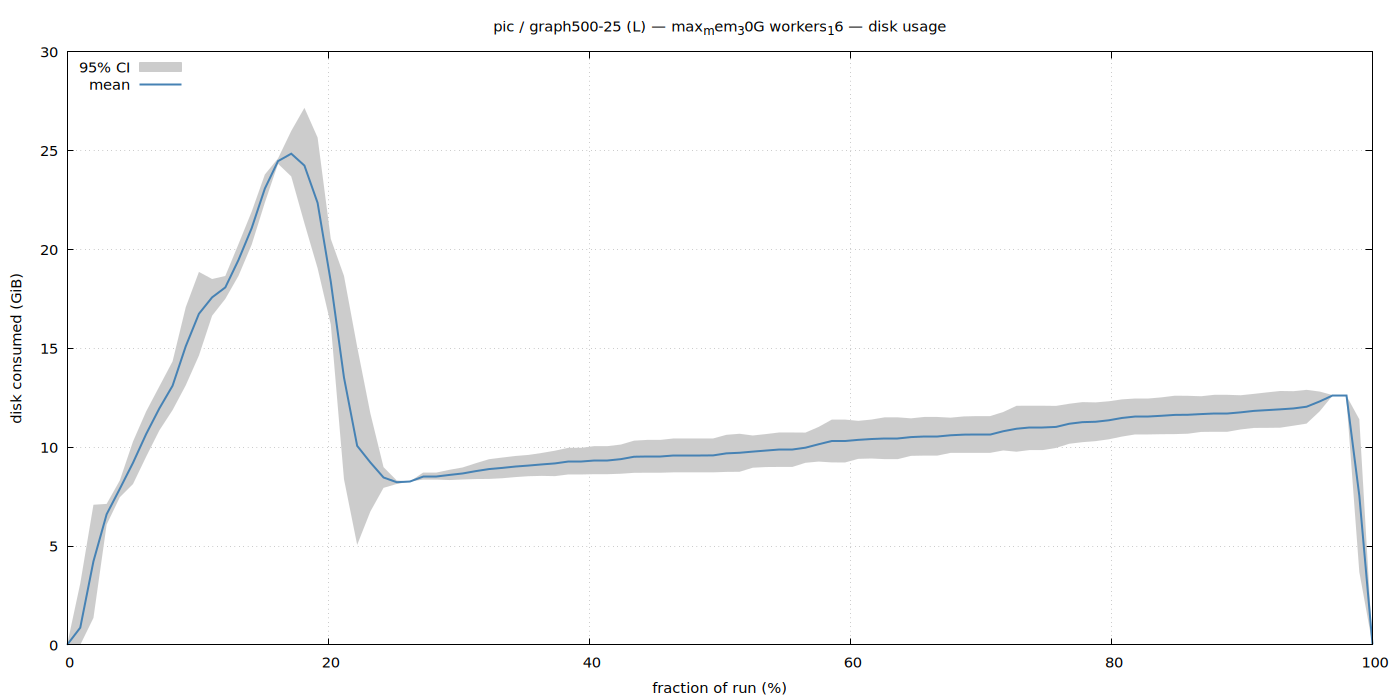

Recreate this plot in gnuplot.
set terminal pngcairo size 1400,700 enhanced font 'Sans,11'
set output '/home/ubuntu/nvm/gfrs/pic/L/graph500-25/max_mem_30G_workers_16/disk.png'
set title "pic / graph500-25 (L) — max_mem_30G workers_16 — disk usage"
set xlabel 'fraction of run (%)'
set ylabel 'disk consumed (GiB)'
set grid
set key top left
set yrange [0:*]
plot '/home/ubuntu/nvm/gfrs/pic/L/graph500-25/max_mem_30G_workers_16/disk.dat' using 1:3:4 with filledcurves lc rgb '#cccccc' title '95% CI', \
     '' using 1:2 with lines lw 2 lc rgb '#4682b4' title 'mean'
